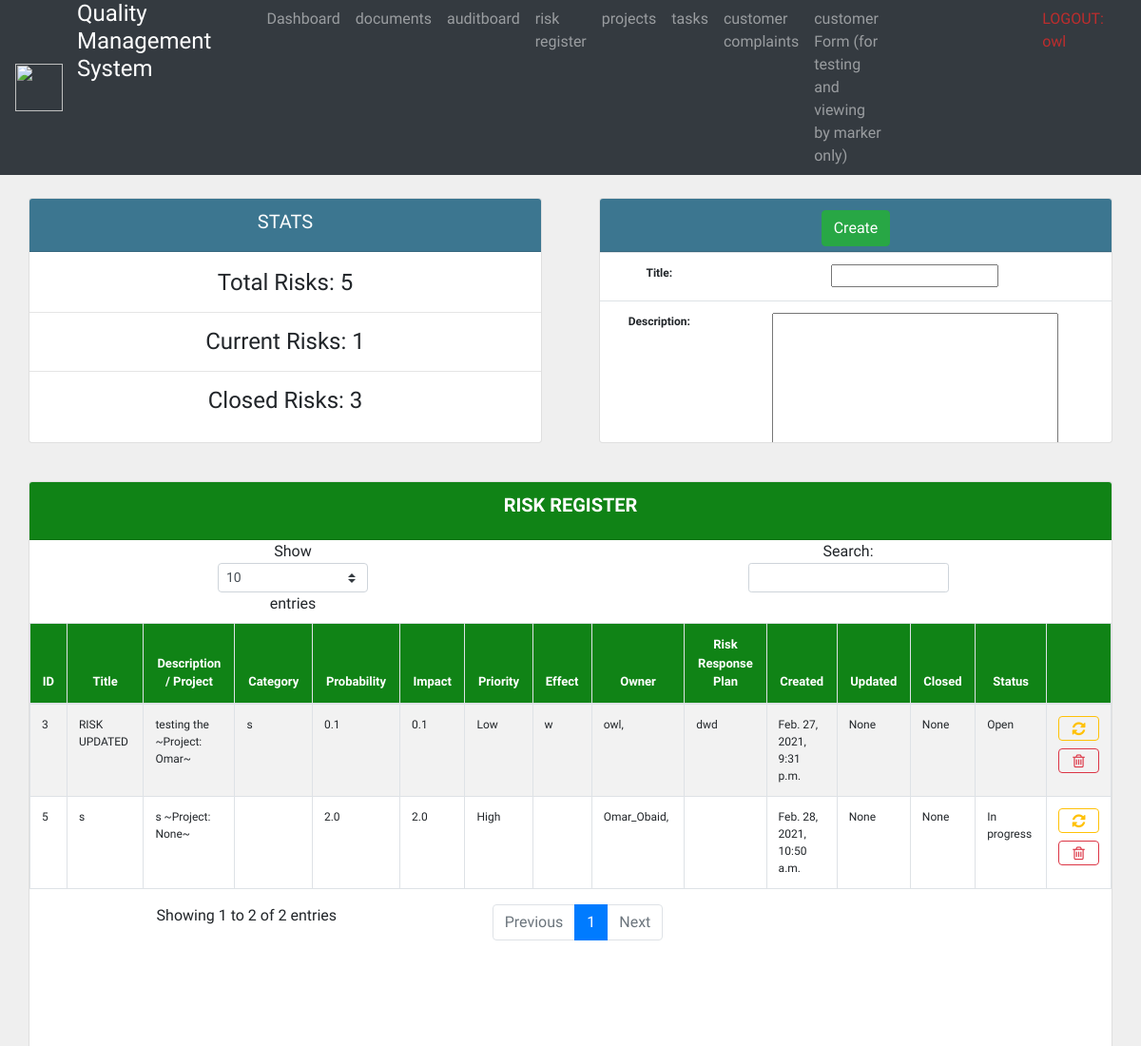
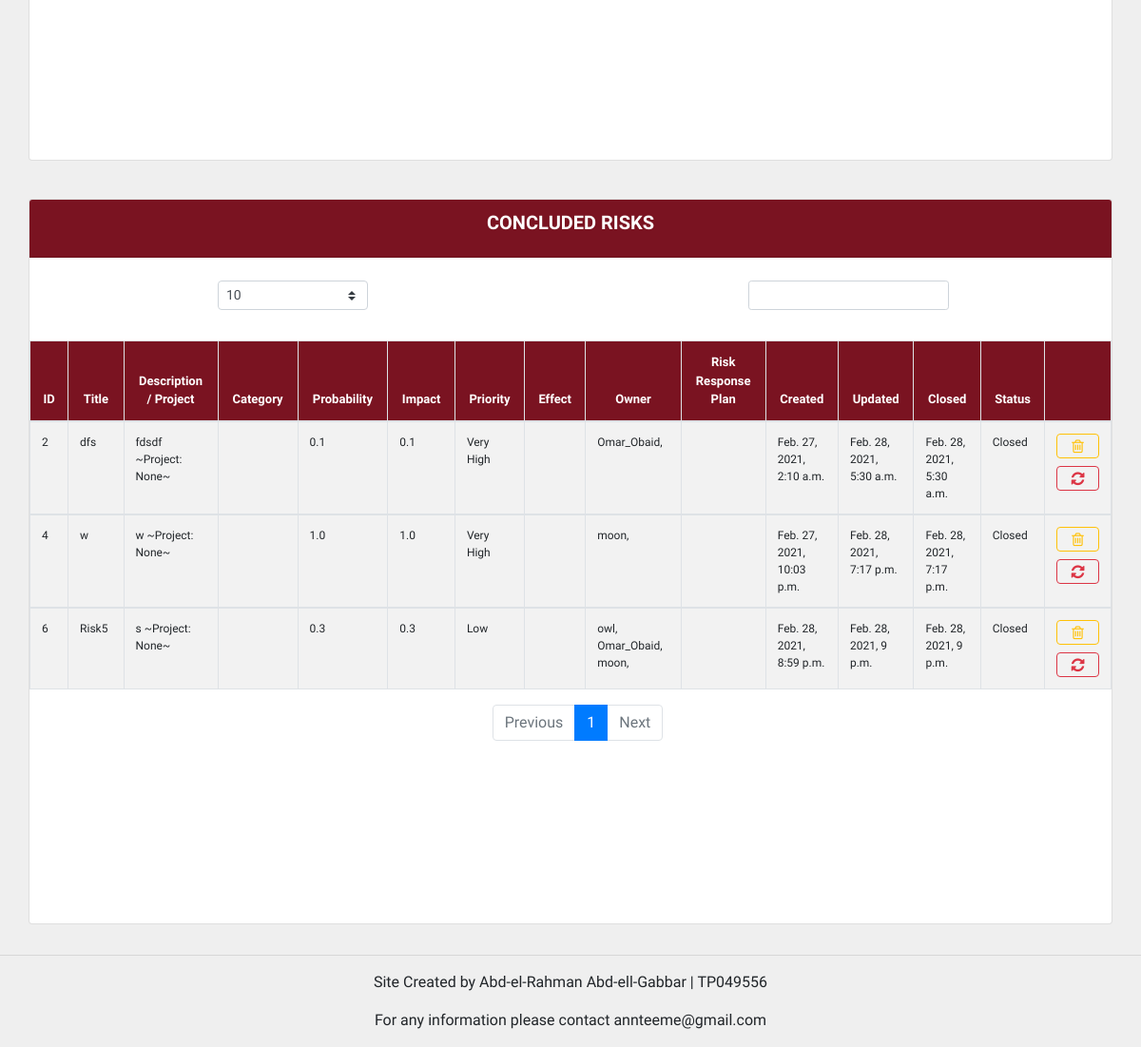
Page /riskregister/ (signed in) on the committed database (2 pictures, top to bottom).
### projects/models.py (models this page shows)
class Project(models.Model):
    creator = models.ForeignKey(settings.AUTH_USER_MODEL, on_delete=models.NOT_PROVIDED)
    name = models.CharField(max_length=250, null=False)
    sponsors = models.CharField(max_length=250, blank=True, null=True)
    scope = models.TextField(blank=True, null=True)
    description = models.TextField(null=False)
    businessCase = models.TextField(blank=True, null=True)
    budget = models.DecimalField(decimal_places=2, max_digits=10, blank=True, null=True)
    deadline = models.DateTimeField(null=True, blank=True)
    finished = models.BooleanField(default=False)
    team = models.ManyToManyField(User, related_name='pTeam')
    dateCreated = models.DateTimeField(auto_now_add=True)
    dateUpdated = models.DateTimeField(auto_now_add=True)
    dateFinished = models.DateTimeField(null=True, blank=True)
    def __str__ (self):
        return self.name

### risks/models.py (models this page shows, shortened)
class Risk(models.Model):
    STATUS_CHOICE =(
        ('Open', 'Open'),
        ('In progress', 'In progress'),
        ('Closed', 'Closed'),
    )
    PRIORITY_CHOICE =(
        ('Very High', 'Very High'),
        ('High', 'High'),
        ('Medium', 'Medium'),
        ('Low', 'Low'),
        ('Very Low', 'Very Low'),
    )
    title = models.CharField(max_length=250, null=False)
    description = models.TextField(max_length=1000, null=False)
    category = models.CharField(max_length=150, blank=True, null=False)
    probability = models.DecimalField(decimal_places=1, max_digits=2)
    impact = models.DecimalField(decimal_places=1, max_digits=2)
    priority = models.CharField(choices=PRIORITY_CHOICE, max_length=30, null=True)
    effect = models.TextField(max_length=1000, blank=True, null=False)
    owner = models.ManyToManyField(User)
    pName = models.ForeignKey(PName.Project, null=True, blank=True, on_delete=models.SET_NULL)
    rrp = models.TextField(max_length=1000, blank=True, null=False)
    status = models.CharField(choices=STATUS_CHOICE, max_length=30, null=True)
    dateCreated = models.DateTimeField(auto_now_add=True)
    dateUpdated = models.DateTimeField(null=True, blank=True)
    dateFinished = models.DateTimeField(null=True, blank=True)

### acc/decorators.py (the view)
        def wrapper_func(request, *args, **kwargs):
            group = None
            if request.user.groups.exists():
                group =  request.user.groups.all()[0].name
            if group in allowed_roles:
                return view_func(request, *args, **kwargs)
            else:
                return HttpResponse('you are not authorised!')

### acc/forms.py
class RiskCForm(ModelForm):
    class Meta:
        model = Risk
        fields = '__all__'

### risks/views.py (called while the page is built)
@login_required(login_url='login')
@allowed_users(allowed_roles=['Manager', 'Audit'])
def riskreg(request):
    risks = Risk.objects.all()
    O_risks = risks.filter(status='Open').count() + risks.filter(status = 'Inprogress').count()
    C_risks = risks.filter(status='Closed').count()
    total_risks = risks.count()
    myFilter = RiskFilter(request.GET, queryset=risks)
    risks = myFilter.qs
    form = RiskCForm()
    if request.method == 'POST':
        form = RiskCForm(request.POST)
        if form.is_valid():
            Point.objects.create(pointOwner=request.user, dateCreated=datetime.datetime.now())
            form.save()
            return redirect('risk')
    return render(request, 'riskRegister.html',{
    'form': form,
    'risks':risks,
    'O_risks': O_risks,
    'C_risks': C_risks,
    'total_risks': total_risks,
    'myFilter':myFilter
    })

### risks/templates/riskRegister.html (shortened to what this page needs)
{%  extends 'Base.html' %}
{% block content %}
<br>
<div class="row">
	<div class="col">
		<div class="col-12">
			<div class="card text-center mb-3" style="background-color: white">
			  	<div class="card-header" style="height: 3.5rem;" id='table-search-title'>
			  		<h5 class="card-title">STATS</h5>
				</div>
				<div id="table-search">
					<table class="table table-responsive-lg">
						<form method="get">
							<br>
							<h4>Total Risks: {{total_risks}}</h4>
							<hr>
							<h4>Current Risks: {{O_risks}}</h4>
							<hr>
							<h4>Closed Risks: {{C_risks}}</h4>
							</form>
					</table>
			  	</div>
			</div>
		</div>
	</div>
	{% if request.user.is_staff %}
	<div class="col">
		<div class="col-12">
			<div class="card text-center mb-3" style="background-color: white">
			  	<div class="card-header" style="height: 3.5rem;" id='table-search-title'>
			  		<h5 class="card-title"><button form = "form2" class="btn btn-success" type="submit">Create</button></h5>
				</div>
				<div id="table-search">
					<table class="table table-responsive-lg">
						<form id="form2" action="" method="POST">
							{{form.as_table}}
							</form>
					</table>
			  	</div>
			</div>
		</div>
	</div>
	{% endif %}
</div>
<br>
<div class="row">
	<div class="col">
		<div class="col-lg">
			<div class="card text-center mb-3">
			  	<div class="card-header"  id="table-title1">
			  		<h5 style="font-weight: bolder; " class="card-title">RISK REGISTER</h5>
				</div>
				<div id="table-short">
					<table class="table table-striped table-bordered projects" class="table table-responsive-lg">
					<thead>
						<tr id="table-title1">
							<th>ID</th>
							<th>Title</th>
							<th>Description / Project</th>
							<th>Category</th>
							<th>Probability</th>
							<th>Impact</th>
							<th>Priority</th>
							<th>Effect</th>
							<th>Owner</th>
							<th>Risk Response Plan</th>
							<th>Created</th>
							<th>Updated</th>
							<th>Closed</th>
							<th>Status</th>
							<th></th>
						</tr>
					</thead>
					<tbody>
						{% for r in risks %}
						{% if r.status == 'Open' or r.status == 'In progress' %}
						<tr id="table-font" >
							<td>{{r.id}}</td>
							<td>{{r.title}}</td>
							<td>{{r.description}} ~Project: {{r.pName}}~</td>
							<td>{{r.category}}</td>
							<td>{{r.probability}}</td>
							<td>{{r.impact}}</td>
							<td>{{r.priority}}</td>
							<td>{{r.effect}}</td>
							<td>
							{% for owner in r.owner.all %}
								{{owner}},
							{% endfor %}
							</td>
							<td>{{r.rrp}}</td>
							<td>{{r.dateCreated}}</td>
							<td>{{r.dateUpdated}}</td>
							<td>{{r.dateFinished}}</td>
							<td>{{r.status}}</td>
							{% if request.user.is_staff %}
							<td class="container" style="width: 10px;"><a class="btn btn-outline-warning btn-block fa fa-refresh fa-lg" href="{% url 'risku' r.id %}"></a>
								<a class="btn btn-outline-danger btn-block fa fa-trash-o fa-lg" href="{% url 'riskd' r.id %}"></a></td>
							{% endif %}
						</tr>
						{% endif %}
					{% endfor %}
					</tbody>
					</table>
			  	</div>
			</div>
		</div>
	</div>
</div>
<br>
<div class="row">
	<div class="col">
		<div class="col-lg">
			<div class="card text-center text-white  mb-3">
			  	<div class="card-header" id="table-title2">
			  		<h5 style="font-weight: bolder; " class="card-title" >CONCLUDED RISKS</h5>
				</div>
			  	<div id="table-short">
					<table class="table table-striped table-bordered projects" class="table table-responsive-lg">
					<thead>
						<tr id="table-title2">
							<th>ID</th>
							<th>Title</th>
							<th>Description / Project</th>
							<th>Category</th>
							<th>Probability</th>
							<th>Impact</th>
							<th>Priority</th>
							<th>Effect</th>
							<th>Owner</th>
							<th>Risk Response Plan</th>
							<th>Created</th>
							<th>Updated</th>
							<th>Closed</th>
							<th>Status</th>
							<th></th>
						</tr>
					</thead>
						{% for r in risks %}
						{% if r.status == 'Closed' %}
					<tbody id="table-font" >
						<tr>
							<td>{{r.id}}</td>
							<td>{{r.title}}</td>
							<td>{{r.description}} ~Project: {{r.pName}}~</td>
							<td>{{r.category}}</td>
							<td>{{r.probability}}</td>
							<td>{{r.impact}}</td>
							<td>{{r.priority}}</td>
							<td>{{r.effect}}</td>
						<td>
								{% for owner in r.owner.all %}
									{{owner}},
								{% endfor %}
						</td>
							<td>{{r.rrp}}</td>
							<td>{{r.dateCreated}}</td>
							<td>{{r.dateUpdated}}</td>
							<td>{{r.dateFinished}}</td>
							<td>{{r.status}}</td>
							{% if request.user.is_staff %}
							<td class="container" style="width: 10px;" ><a class="btn btn-outline-warning btn-block fa fa-trash-o fa-lg " href="{% url 'risku' r.id %}"></a>
								<a class="btn btn-outline-danger btn-block fa fa-refresh fa-lg" href=""></a></td>
							{% endif %}
						</tr>
						{% endif %}
					{% endfor %}
					</tbody>
					</table>
			  	</div>
			</div>
		</div>
	</div>
</div>
{% endblock %}

### templates/navbar.html (shortened to what this page needs)
{% load static %}
<nav class="navbar navbar-expand-lg navbar-dark bg-dark sticky-top py-0">
    <img src="{% static 'images/logo.png' %}" width="50" height="50" alt="">
    <div class="container-fluid">
      <div class="collapse navbar-collapse" id="navbarNav">
        <ul class="navbar-nav">
          <li style="margin-right: 50px; color: white !important;" class="nav-item">
            <h4 aria-current="page">Quality Management System</a>
          </li>
          {% if request.user.is_staff or request.user.is_staff %}
          <li class="nav-item">
            <a class="nav-link" aria-current="page" href="{% url 'home' %}">Dashboard</a>
          </li>
          <li class="nav-item">
            <a class="nav-link" href="{% url 'docboard' %}">documents</a>
          </li>
          <li class="nav-item">
            <a class="nav-link" href="{% url 'auditboard' %}">auditboard</a>
          </li>
          <li class="nav-item">
            <a class="nav-link" href="{% url 'risk' %}">risk register</a>
          </li>
          {% endif %}
          <li class="nav-item">
            <a class="nav-link" href="{% url 'projectCreate' %}">projects</a>
          </li>
          <li class="nav-item">
            <a class="nav-link" href="{% url 'taskCreate' %}">tasks</a>
          </li>
          <li class="nav-item">
            <a class="nav-link" href="{% url 'customerComplaints' %}">customer complaints</a>
          </li>
          <li class="nav-item">
            <a class="nav-link" href="{% url 'cust_form' %}">customer Form (for testing and viewing by marker only)</a>
          </li>
          <li  class="nav-item">
            <a style="margin-left: 150px; color: rgb(189, 45, 45) !important;" class="nav-link" href="{% url 'logout'%}">LOGOUT: {{request.user}}</a>
          </li>
        </ul>
      </div>
    </div>
  </nav>

### static/css/main.css (style rules this page uses)
body { background-color: #efefef; }

### templates/Base.html (style rules this page uses)
body { font-family: 'Quicksand', sans-serif !important; }

### risks/templates/riskRegister.html (style rules this page uses)
#table-title1 { background-color: #108316; color: white; font-size:13px; text-align: center; font-family: 'Quicksand', sans-serif; }
#table-title2 { background-color: #7a1321; color: white; font-size:13px; text-align: center; font-family: 'Quicksand', sans-serif; }
#table-search-title { background-color: #3c7690; color: white; font-family: 'Quicksand', sans-serif; }
#table-short { height: 700px; overflow-y: auto; font-family: 'Quicksand', sans-serif; }
#table-search { height: 200px; font-size:12px; overflow-y: auto; font-family: 'Quicksand', sans-serif; }
#table-font { font-size:12px; text-align: left; font-family: 'Quicksand', sans-serif; }

### rows in the picture
Risk: id "3", title "RISK UPDATED", description "testing the", pName "Omar", category "s", probability "0.1", impact "0.1", priority "Low", effect "w", rrp "dwd", dateCreated "Feb. 27, 2021, 9:31 p.m.", dateUpdated "None", dateFinished "None", status "Open"
Risk: id "5", title "s", description "s", pName "None", probability "2.0", impact "2.0", priority "High", dateCreated "Feb. 28, 2021, 10:50 a.m.", dateUpdated "None", dateFinished "None", status "In progress"
Risk: id "2", title "dfs", description "fdsdf", pName "None", probability "0.1", impact "0.1", priority "Very High", dateCreated "Feb. 27, 2021, 2:10 a.m.", dateUpdated "Feb. 28, 2021, 5:30 a.m.", dateFinished "Feb. 28, 2021, 5:30 a.m.", status "Closed"
Risk: id "4", title "w", description "w", pName "None", probability "1.0", impact "1.0", priority "Very High", dateCreated "Feb. 27, 2021, 10:03 p.m.", dateUpdated "Feb. 28, 2021, 7:17 p.m.", dateFinished "Feb. 28, 2021, 7:17 p.m.", status "Closed"
Risk: id "6", title "Risk5", description "s", pName "None", probability "0.3", impact "0.3", priority "Low", dateCreated "Feb. 28, 2021, 8:59 p.m.", dateUpdated "Feb. 28, 2021, 9 p.m.", dateFinished "Feb. 28, 2021, 9 p.m.", status "Closed"

### other values in the picture
{{ request.user }} "owl"
{{ total_risks }} "5"
{{ O_risks }} "1"
{{ C_risks }} "3"
{{ owner }} "owl"
{{ owner }} "Omar_Obaid"
{{ owner }} "moon"
